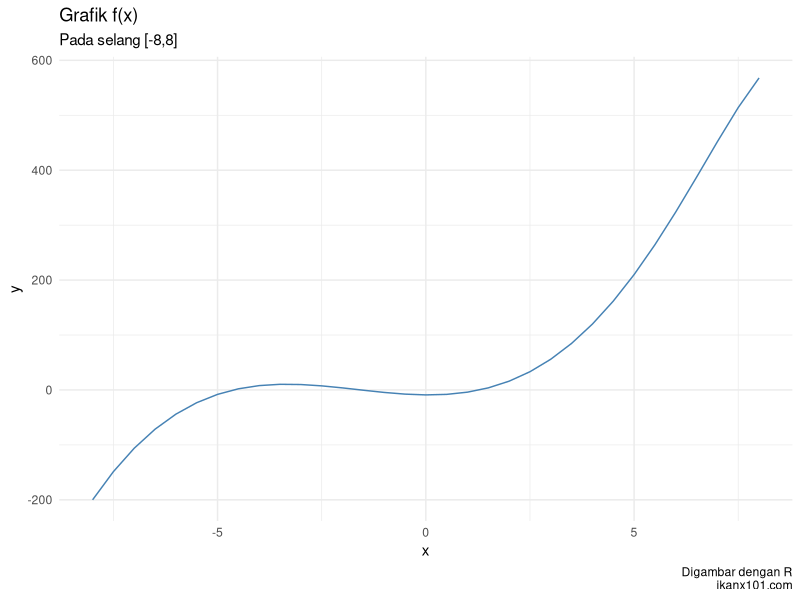
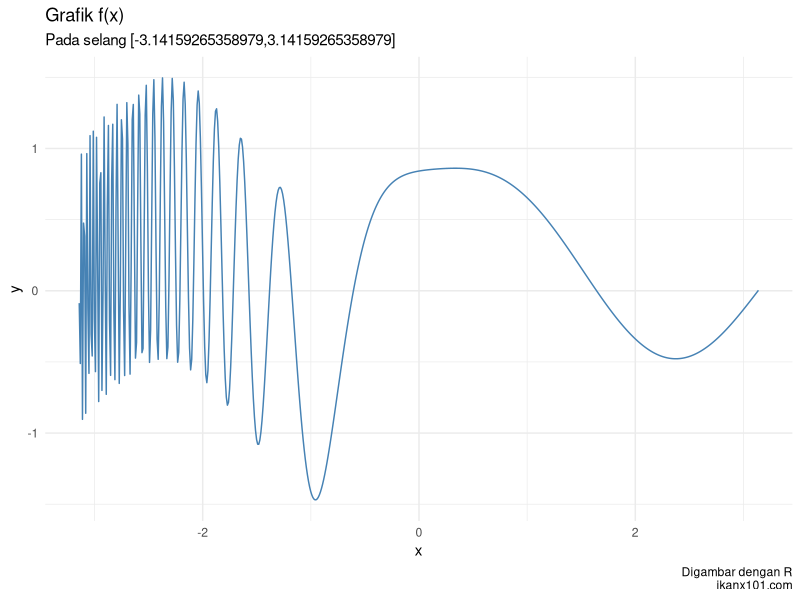
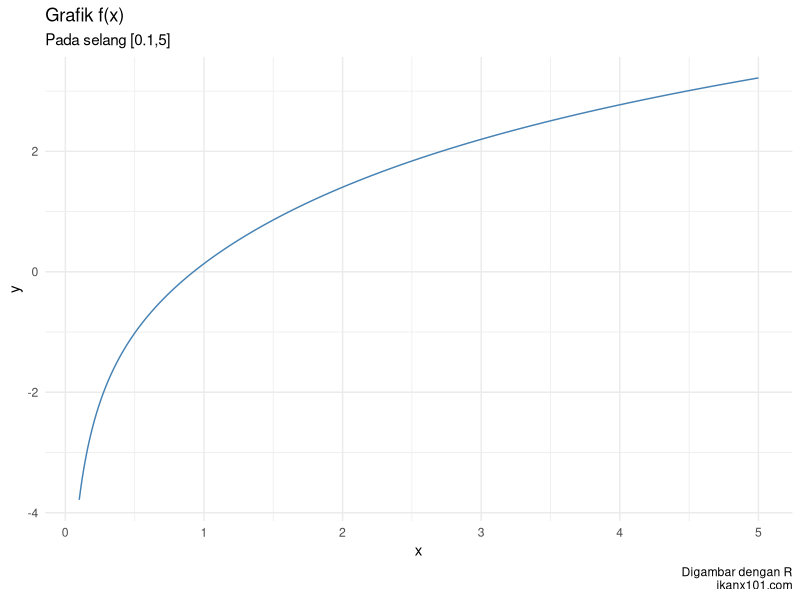
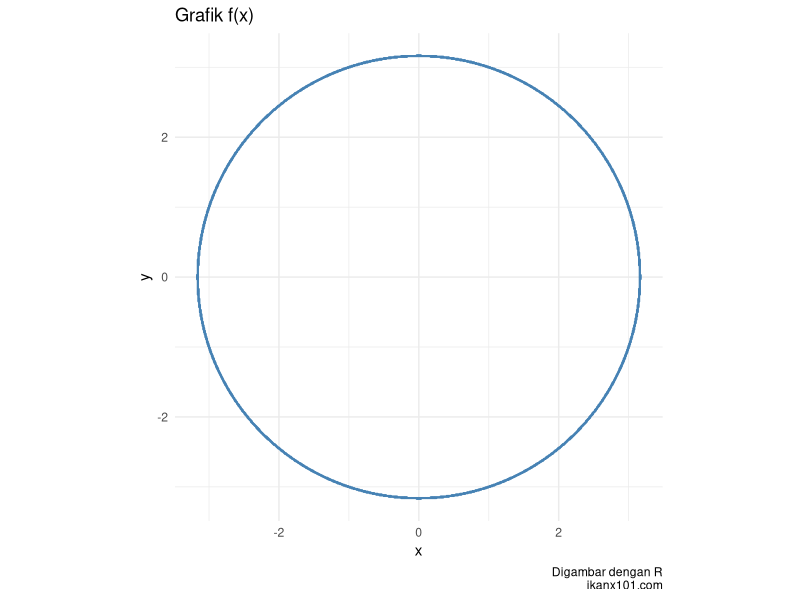
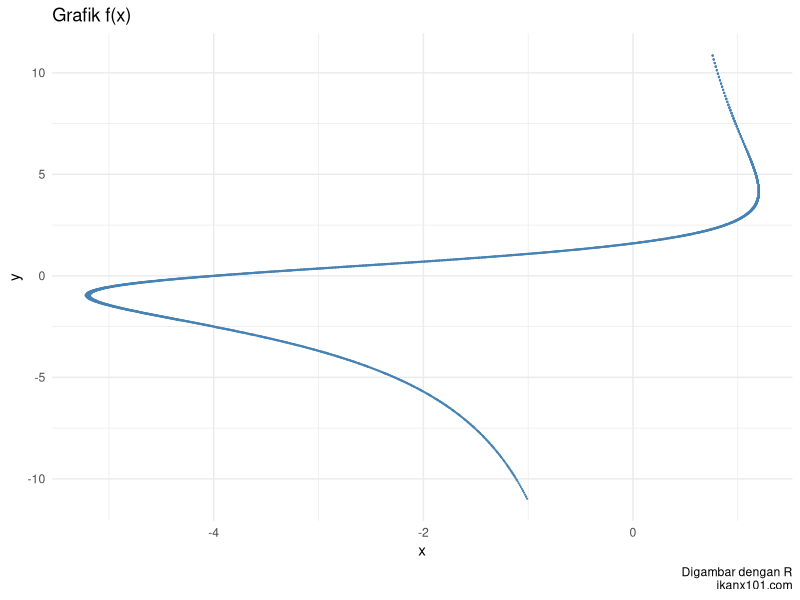

Generate these figures, in order, with R:
## ---- chunk 1
knitr::opts_chunk$set(echo = TRUE)
rm(list=ls())
library(dplyr)
library(ggplot2)
## ---- chunk 2
gambar_fx = function(f,a,b,delta){
  temp = data.frame(
    x = seq(a,b,by = delta)
  ) %>% 
    mutate(y = f(x)) %>% 
    filter(!is.nan(y))
  subtitle = paste0("Pada selang [",a,",",b,"]")
  caption = "Digambar dengan R\nikanx101.com"
  temp %>% 
    ggplot(aes(x,y)) +
    geom_line(color = "steelblue") +
    theme_minimal() +
    labs(title = "Grafik f(x)",
         subtitle = subtitle,
         caption = caption)
   
}
## ---- chunk 3
f = function(x){x^3 - 2^x + 5*x^2 - 8}
a = -8
b = 8
delta = 0.5
gambar_fx(f,a,b,delta)
## ---- chunk 4
f = function(x){sin(x) * cos(x) + sin(5^(-x))}
a = -pi
b = pi
delta = 0.01
gambar_fx(f,a,b,delta)
## ---- chunk 5
f = function(x){log(x^2) + exp(-2*x)}
a = 0.1
b = 5
delta = 0.01
gambar_fx(f,a,b,delta)
## ---- chunk 6
grafik_fxy = function(a,b,delta,f){
  selang = seq(a,b,by = delta)
  df = 
    expand.grid(selang,selang) %>% 
    as.data.frame() %>% 
    rename(x = Var1,
           y = Var2) %>%  
    mutate(f = f(x,y)) %>%
    filter(round(f,1) == 0) 
  df %>% 
    ggplot(aes(x,y)) +
    geom_point(color = "steelblue",
               size = .1) +
    labs(title = "Grafik f(x)",
         caption = "Digambar dengan R\nikanx101.com") +
    theme_minimal()
}
## ---- chunk 7
f = function(x,y)x^2 + y^2 - 10
a = -11
b = 11
delta = 0.01
grafik_fxy(a,b,delta,f) + 
  coord_equal() # ditambah ini agar sb x dan sb y equal
## ---- chunk 8
f = function(x,y){(1/2)*x*y^2 + 2*x - 5*y + 8}
a = -11
b = 11
delta = 0.01
grafik_fxy(a,b,delta,f) 
